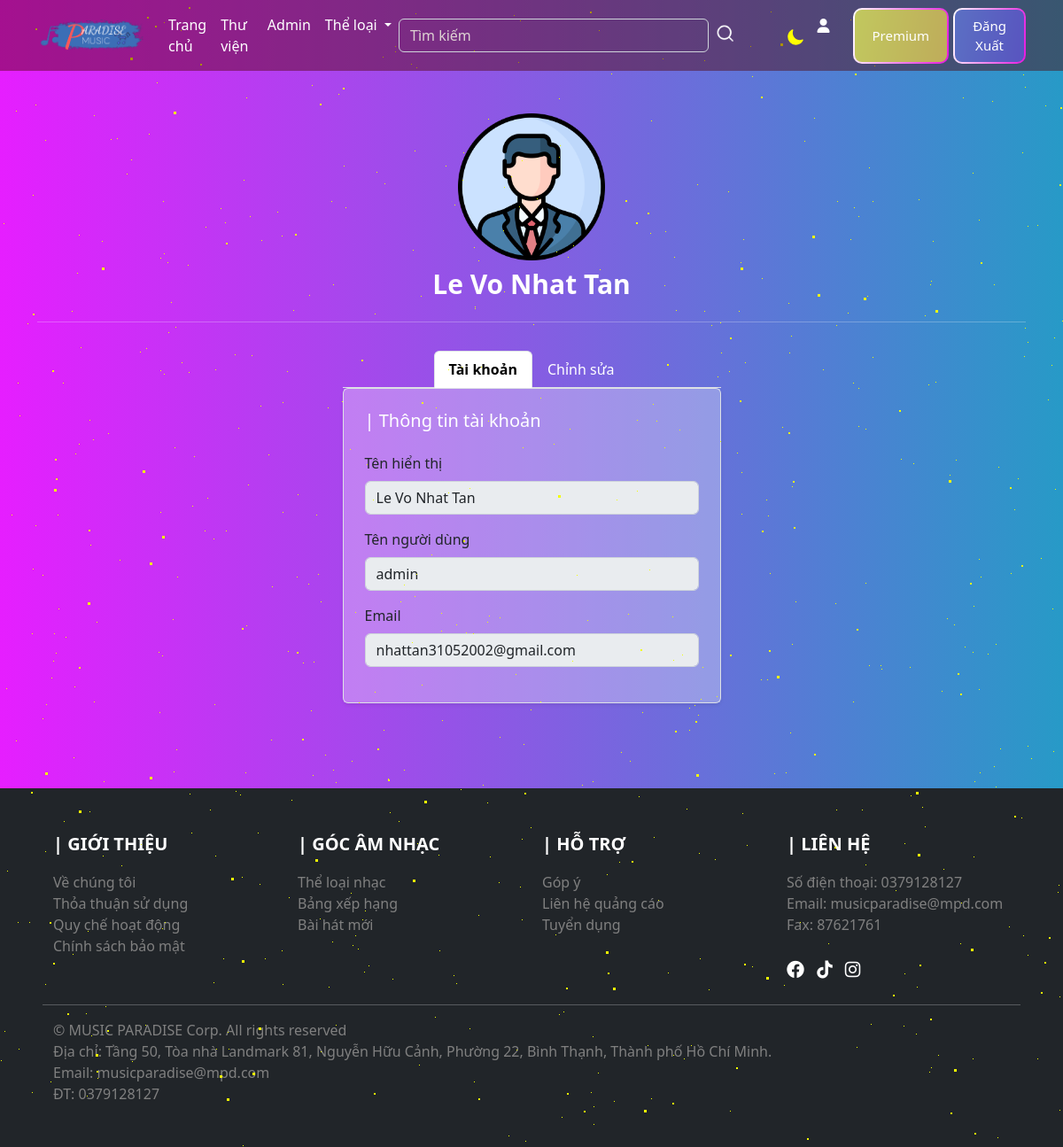
The app's page /source/profile.php (signed in) with its own data.
### tables this page shows
CREATE TABLE `user` (
  `userName` varchar(50) NOT NULL,
  `userFullName` varchar(50) DEFAULT NULL,
  `userPassword` varchar(50) DEFAULT NULL,
  `userEmail` varchar(50) DEFAULT NULL,
  `userImg` varchar(50) DEFAULT NULL,
  `userType` varchar(10) NOT NULL
);

### source/profile.php (the view, shortened to what this page needs)
<!DOCTYPE html>
<html lang="en">
    <head>
        <link rel="stylesheet" href="https://cdnjs.cloudflare.com/ajax/libs/font-awesome/6.2.0/css/all.min.css">
        <link href="https://cdn.jsdelivr.net/npm/bootstrap@5.2.2/dist/css/bootstrap.min.css" rel="stylesheet">
        <link rel="stylesheet" href="css/profile.css" />
        <link rel="stylesheet" href="css/navabar&footer.css">
    </head>
    <body>
        <div class="bg-animation">
            <div id="stars3"></div>
        </div>
        <?php
            include_once("nav.php");
        ?>
        <main>
            <div class="container">
                <div class="row d-flex justify-content-center">
                    <div class="col-5 col-sm-5 col-md-2 col-lg-2 pt-5">
                        <span><img src="./img/profile.png" alt="" class="user_avatar"></span>
                    </div>
                    <?php
                        if (isset($_SESSION["logged"])) {
                            $userPremium = $_SESSION['username'];
                            $sql = "SELECT userType FROM user WHERE userName = '$userPremium'";
                            $result = mysqli_query($conn, $sql);
                            while($row=$result->fetch_assoc()){
                                $sql1 = "SELECT userFullName FROM user WHERE userName = '$userPremium'";
                                $result1 = mysqli_query($conn, $sql1);
                                while($row1=$result1->fetch_assoc()){
                                    $userFullnamePremium = $row1['userFullName'];
                                    if($row['userType'] == 'premium'){
                                        echo '
                                        <div id="fullname" class="d-flex justify-content-center p-1" style="font-size: 30px; color: white; font-weight: bolder;"><ion-icon name="star" style="color: #f5cc3b; margin-top: 10px"></ion-icon>'.$userFullnamePremium.' - Premium<ion-icon name="star"style="color: #f5cc3b; margin-top: 10px"></ion-icon></div>
                                        ';
                                    }else{
                                        echo '
                                        <div id="fullname" class="d-flex justify-content-center p-1" style="font-size: 30px; color: white; font-weight: bolder;">'.$userFullnamePremium.'</div>
                                        ';
                                    }
                                }
                            }
                        }
                    ?>
                </div><hr style="color: white;">
                <div class="row pb-5  d-flex justify-content-center">
                    <div class="col-12 col-sm-12 col-md-7 col-lg-5 mt-3">
                        <div class="container">
                            <ul class="nav nav-tabs d-flex justify-content-center">
                                <li class="nav-item"><a class="nav-link active" data-bs-toggle="tab" href="#user">Tài khoản</a></li>
                                <li class="nav-item"><a class="nav-link" data-bs-toggle="tab" href="#edituser">Chỉnh sửa</a></li>
                            </ul>
                            <div class="tab-content">
                                <div class="tab-pane active" id="user">
                                    <div class="row border g-0 rounded shadow-sm">
                                        <div class="col p-4" style="background-color: rgba(255, 255, 255, 0.299);">
                                            <h5>| Thông tin tài khoản</h5>
                                            <?php
                                                $username = $_SESSION['username'];
                                                require_once("api/connect.php");
                                                $sql = "SELECT * FROM user where userName ='$username'";
                                                $result = mysqli_query($conn, $sql);
                                                    while($row = $result->fetch_assoc()) {
                                                        echo '<form action="" class="pt-3">';
                                                        echo '<div class="mb-3">';
                                                          echo '<label for="fullname" class="form-label">Tên hiển thị</label>';
                                                          echo '<input type="text" class="form-control" class="input-field" id="fullname" name="fullname" value="'.$row['userFullName'].'" disabled>';
                                                        echo '<div class="mt-3">';
                                                          echo '<label for="username" class="form-label">Tên người dùng</label>';
                                                          echo '<input type="text" class="form-control" class="input-field" id="username" name="username" value="'.$row["userName"].'" disabled>';
                                                        echo '</div>';
                                                        echo '<div class="mt-3">';
                                                            echo '<label for="email" class="form-label">Email</label>';
                                                            echo '<input type="email" class="form-control" class="input-field" id="email" name="email" value="'.$row["userEmail"].'" disabled>';
                                                        echo '</div>';
                                                    echo '</form>';
                                                }
                                            ?>
                                            </div>
                                        </div>
                                    </div>
                                </div>
                                    </div>
                                </div>
                            </div>
                        </div>
            <?php
        include_once("footer.php")
    ?>
        </main>
    </body>
</html>

### source/nav.php (shortened to what this page needs)
<nav class="navbar navbar-expand-lg nav-header">
            <div class="container">
                <a class="navbar-brand" href="home.php"><img src="./img/logo.png" alt="" class="logo"></a>
                <div class="collapse navbar-collapse" id="navbarSupportedContent">
                    <ul class="navbar-nav me-auto mb-2 mb-lg-0">
                        <li class="nav-item">
                            <a class="nav-link" aria-current="page" href="home.php">Trang chủ</a>
                        </li>
                        <?php
                             if (isset($_SESSION["logged"])) {
                                if($_SESSION["userType"] == "admin"){
                                    echo '
                                    <li class="nav-item">
                                        <a class="nav-link" href="library.php">Thư viện</a>
                                    </li>
                                    <li class="nav-item">
                                        <a class="nav-link" href="admin.php">Admin</a>
                                    </li>
                                    ';
                                }else{
                                    echo '
                                <li class="nav-item">
                                    <a class="nav-link" href="library.php">Thư viện</a>
                                </li>
                                ';
                                }
                              }
                        ?>
                        <li class="nav-item dropdown">
                            <a class="nav-link dropdown-toggle" href="#" role="button" data-bs-toggle="dropdown" aria-expanded="false">
                            Thể loại
                            </a>
                        </li>
                    </ul>
                    <div >
                        <form action="search.php" method="get" class="search-bar d-flex" role="search">
                            <input id="inputsearch" class="form-control me-2" type="search" placeholder="Tìm kiếm" aria-label="Search" name="search">
                            <button class="btn me-5" type="submit"><img src="./img/search.png" alt=""></button>
                        </form>
                    </div>
                    <br>
                    <label style="margin-right: 10px" class="switch">
                        <ion-icon id="dark-mode" class="dark" name="moon"></ion-icon>
                    </label>
                    <br>
                    <ul class="navbar-nav me-2o mb-2 mb-lg-0 mr-5">
                    <?php
                            if (isset($_SESSION["logged"])) {
                                echo '<a href="profile.php"><i class="fa-solid fa-user" style="color: white; width: 40px; margin-top: 12px"></i></a>';
                                echo '<br>';
                                echo '<button type="button" class="btn btn-primaryPackages" style="margin-right: 5px"><a href="premium.php" style= "color: white; text-decoration: none">Premium</a></button><br>';
                                echo '<button type="button" class="btn btn-primary"><a href="api/logout.php" style= "color: white; text-decoration: none">Đăng Xuất</a></button>';
                            } else {
                                echo '<button type="button" class="btn btn-primary btnLogin me-2"><a href="signin.php" style= "color: white">Đăng Nhập</a></button><br>';
                                echo '<button type="button" class="btn btn-primary"><a href="signup.php" style= "color: white">Đăng Ký</a></button>';
                            }
                            ?>
                    </ul>
                </div>
            </div>
        </nav>

### source/footer.php
<footer>
        <div class="container-fluid mt-5">
            <div class="row justify-content-center text-bg-dark p-5 ">
                <div class="col-12 col-sm-6 col-md-3 col-lg-3">
                    <p id="linktitle">| GIỚI THIỆU</p>
                    <div>
                        <a id="link" href="aboutus.php">Về chúng tôi</a><br>
                        <a id="link" href="">Thỏa thuận sử dụng</a><br>
                        <a id="link" href="">Quy chế hoạt động</a><br>
                        <a id="link" href="security.php">Chính sách bảo mật</a><br><br>
                    </div>
                </div>
                <div class="col-12 col-sm-6 col-md-3 col-lg-3">
                    <p id="linktitle">| GÓC ÂM NHẠC</p>
                    <div>
                        <a id="link" href="">Thể loại nhạc</a><br>
                        <a id="link" href="">Bảng xếp hạng</a><br>
                        <a id="link" href="">Bài hát mới</a><br><br>
                    </div>
                </div>
                <div class="col-12 col-sm-6 col-md-3 col-lg-3">
                    <p id="linktitle">| HỖ TRỢ</p>
                    <div>
                        <a id="link" href="">Góp ý</a><br>
                        <a id="link" href="adscontact.php">Liên hệ quảng cáo</a><br>
                        <a id="link" href="">Tuyển dụng</a><br><br>
                    </div>
                </div>
                <div class="col-12 col-sm-6 col-md-3 col-lg-3">
                    <p id="linktitle">| LIÊN HỆ</p>
                    <div>
                        <a id="link" href="">Số điện thoại: 0379128127</a><br>
                        <a id="link" href="">Email: musicparadise@mpd.com</a><br>
                        <a id="link" href="">Fax: 87621761</a><br><br>
                        <div id="socialmedia">
                            <a id="linkicon" href=""><i class="fa-brands fa-facebook"></i></a>
                            <a id="linkicon" href=""><i class="fa-brands fa-tiktok"></i></a>
                            <a id="linkicon" href=""><i class="fa-brands fa-instagram"></i></a>
                        </div>
                    </div>
                </div>
                <div><br></div>
                <hr>
                <div style="color: grey;" class="row">
                    © MUSIC PARADISE Corp. All rights reserved<br>
                    Địa chỉ: Tầng 50, Tòa nhà Landmark 81, Nguyễn Hữu Cảnh, Phường 22, Bình Thạnh, Thành phố Hồ Chí Minh.<br>
                    Email: musicparadise@mpd.com<br>
                    ĐT: 0379128127
                </div>
            </div>
        </div>
    </footer>

### source/css/profile.css (style rules this page uses)
img { border-radius: 5px; }
img { display: block; max-width: 100%; }
ul li a { list-style: none; text-decoration: none; color: white; }
ul li { color: white; }
.nav-tabs .nav-link.active { background-color: white; color: black; font-weight: bolder; }
.bg-animation { position: fixed; }
h5 { color: white; }

### records on screen
user: userFullName "Le Vo Nhat Tan", fullname "Le Vo Nhat Tan", username "admin", email "nhattan31052002@gmail.com"
